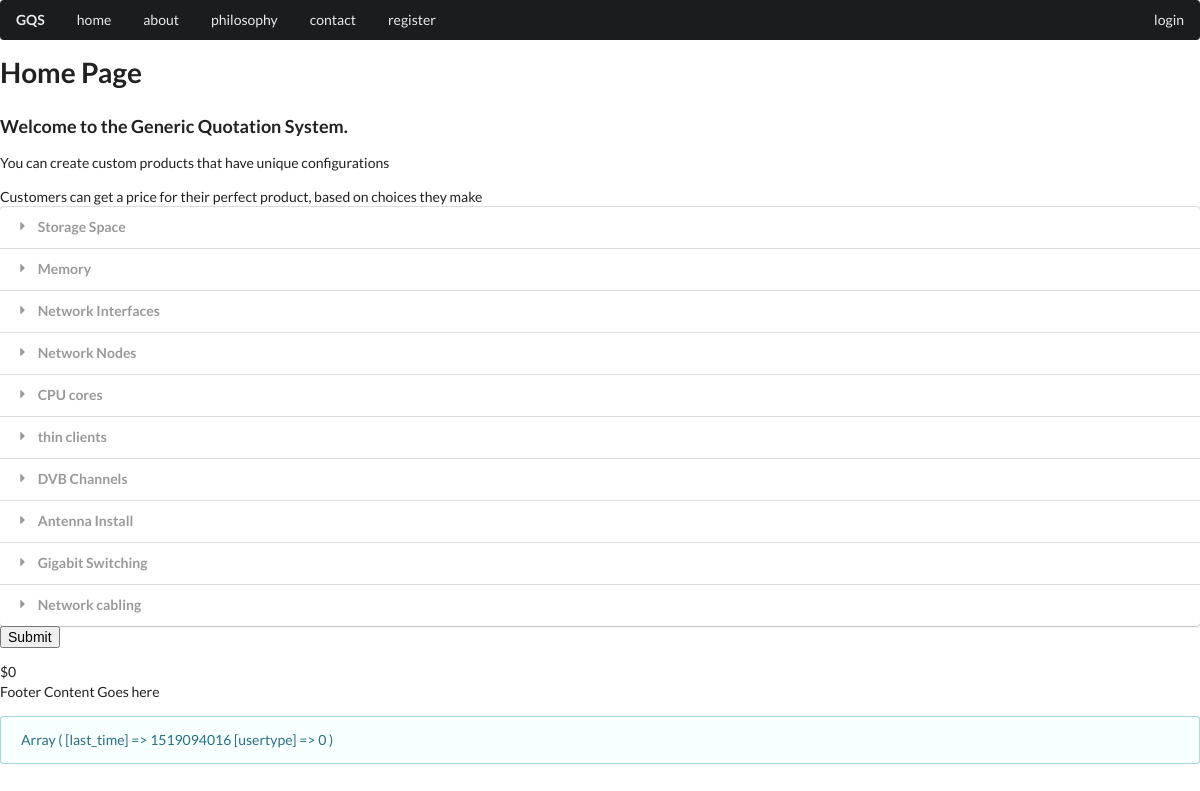
Page /client/quote.php on the committed database.
### tables this page shows
CREATE TABLE `static` (
  `id` int(11) NOT NULL AUTO_INCREMENT,
  `short_title` varchar(24) NOT NULL,
  `privilege` int(1) NOT NULL,
  `title` varchar(240) NOT NULL,
  `byline` varchar(512) NOT NULL,
  `body` text NOT NULL,
  `image` varchar(256) NOT NULL,
  PRIMARY KEY (`id`),
  UNIQUE KEY `short_title` (`short_title`)
);

CREATE TABLE `line_item` (
  `line_item_id` int(11) NOT NULL AUTO_INCREMENT,
  `name` varchar(128) NOT NULL,
  `system_name` varchar(128) NOT NULL,
  `description` varchar(1024) NOT NULL,
  `image_small` varchar(128) NOT NULL,
  `image_medium` varchar(128) NOT NULL,
  `image_large` varchar(128) NOT NULL,
  `units` varchar(32) NOT NULL,
  `unit_increment` int(11) NOT NULL,
  `unit_cost` decimal(8,0) NOT NULL,
  `units_small` int(11) NOT NULL,
  `units_medium` int(11) NOT NULL,
  `units_large` int(11) NOT NULL,
  `units_min` int(11) NOT NULL,
  `units_max` int(11) NOT NULL,
  `enabled` int(11) NOT NULL,
  PRIMARY KEY (`line_item_id`)
);

### db.php (called while the page is built)
<?php
    function dbConnect() {
        $conn = new PDO("mysql:host=localhost;dbname=GQS", 'root', '');
        $conn->setAttribute(PDO::ATTR_ERRMODE, PDO::ERRMODE_EXCEPTION);
        return $conn;
    }
    function getAllLineItems() {
        $contentquery = "SELECT * FROM line_item";
        $conn = dbConnect();
        $stmt = $conn->prepare($contentquery);
        $stmt->execute();
        return $staticresult = $stmt->fetchAll(PDO::FETCH_ASSOC);
    }
?>

### client/quote.php (the view, shortened to what this page needs)
<?php
    include '../db.php';
    include "header.php";
?>
<?php
    include "menu.php";
?>
<div id="contentgroup">
    <div class="contentitem" id="home" style="display: block;"><h1>Home Page</h1><h3>Welcome to the Generic Quotation System. </h3><div><p>You can create custom products that have unique configurations</p>
    <p>Customers can get a price for their perfect product, based on choices they make</p></div></div>
</div>
<?php
    $allrec = getAllLineItems();
    echo '<form method="POST" action="quote.php">';
    echo '<div class="ui styled fluid accordion">';
    foreach($allrec as $onerec) {
        echo '<div class="title">
    <i class="dropdown icon"></i>
    ' . $onerec['name'] . '
  </div>';
    }
    echo '</div>';
    echo '<input type="submit">';
    echo '</form>';
    echo '<div id="total_value_output">0</div>';
?>
<?php
    include "footer.php";
?>

### client/header.php (shortened to what this page needs)
<html>
    <head>
        <link rel="stylesheet" href="../css/jquery-ui.min.css"/>
        <link rel="stylesheet" href="https://cdnjs.cloudflare.com/ajax/libs/semantic-ui/2.2.9/semantic.min.css"/>
        <link rel="stylesheet" href="../css/sementic_ui_range.css"/>
        <link rel="stylesheet" href="../css/customerbase.css" type="text/css">
    </head>
    <body>

### client/menu.php
    <div class="ui fluid borderless inverted pointing main menu">
        <a href="#" class="header item">GQS</a>
<?php
    $menusql = "SELECT short_title FROM static WHERE privilege = " . $_SESSION['usertype'] . " OR privilege = -1 ORDER BY id ASC;";
    $conn = dbConnect();
    $stmt = $conn->prepare($menusql);
    $stmt->execute();
    $result = $stmt->fetchAll(PDO::FETCH_ASSOC);
    for($loop = 0; $loop < count($result); $loop++) {
        if($loop == count($result) - 1) {
            echo '<div class="right menu"><a onClick="doMenu(\'' . $result[$loop]['short_title'] . '\')" class="item cursoron">' . $result[$loop]['short_title'] . '</a></div>';
        } else {
            echo '<a onClick="doMenu(\'' . $result[$loop]['short_title'] . '\')" class="item cursoron">' . $result[$loop]['short_title'] . '</a>';
        }
    }
?>
    </div>
<section>

### client/footer.php (shortened to what this page needs)
        </section>
        <footer>
            <p>Footer Content Goes here</p>
            <div class="ui info message">
<?php
        print_r($_SESSION);
?>
            </div>
        </footer>
    </body>
</html>

### css/customerbase.css (style rules this page uses)
.cursoron { cursor: grab; }
#contentgroup { display: block; }
.contentitem { display: none; }

### rows in the picture
static: short_title "home"
static: short_title "about"
static: short_title "philosophy"
static: short_title "contact"
static: short_title "register"
static: short_title "login"
line_item: name "Storage Space"
line_item: name "Memory"
line_item: name "Network Interfaces"
line_item: name "Network Nodes"
line_item: name "CPU cores"
line_item: name "thin clients"
line_item: name "DVB Channels"
line_item: name "Antenna Install"
line_item: name "Gigabit Switching"
line_item: name "Network cabling"
